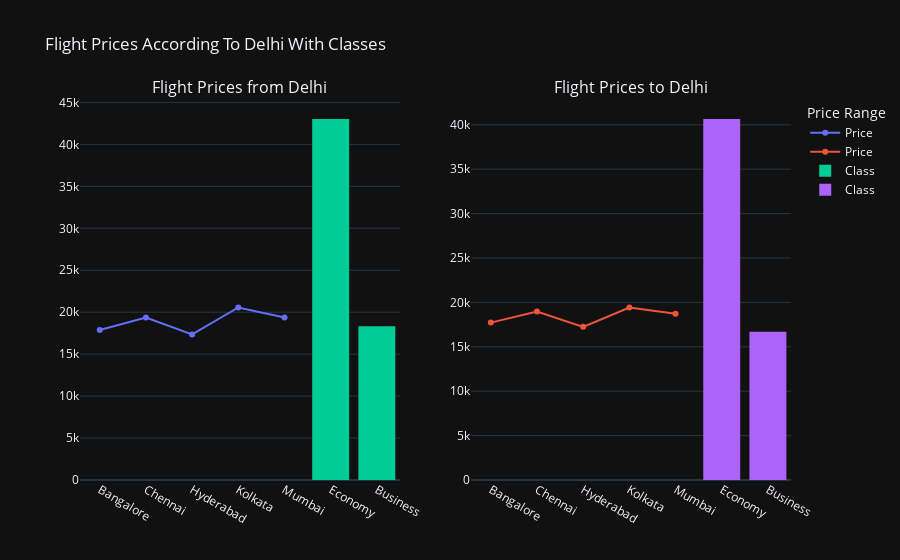

The code cell stored with this chart in its notebook:
### Code cell
delhi = df[df['source_city'] == 'Delhi']
delhi_rtn = df[df['destination_city'] == 'Delhi']

fig = make_subplots(rows=1, cols=2, subplot_titles=('Flight Prices from Delhi', 'Flight Prices to Delhi'))

agg_df_dest = delhi.groupby('destination_city')['price'].agg(['min', 'mean', 'max']).reset_index()
scatter_dest = go.Scatter(x=agg_df_dest['destination_city'], y=agg_df_dest['mean'], mode='markers+lines', 
                          name='Price', hovertemplate='Mean: %{y:.0f}<br>Min: %{text[0]:.0f}<br>Max: %{text[1]:.0f}',
                          text=[agg_df_dest['min'], agg_df_dest['max']])
fig.add_trace(scatter_dest, row=1, col=1)

agg_df_src = delhi_rtn.groupby('source_city')['price'].agg(['min', 'mean', 'max']).reset_index()
scatter_src = go.Scatter(x=agg_df_src['source_city'], y=agg_df_src['mean'], mode='markers+lines', 
                         name='Price', hovertemplate='Mean: %{y:.0f}<br>Min: %{text[0]:.0f}<br>Max: %{text[1]:.0f}',
                         text=[agg_df_src['min'], agg_df_src['max']])
fig.add_trace(scatter_src, row=1, col=2)

hist_dest = go.Histogram(x=delhi['class'], name='Class', nbinsx=5)
fig.add_trace(hist_dest, row=1, col=1)

hist_src = go.Histogram(x=delhi_rtn['class'], name='Class', nbinsx=5)
fig.add_trace(hist_src, row=1, col=2)

fig.update_layout(title='Flight Prices According To Delhi With Classes', showlegend=True, legend_title_text='Price Range', template='plotly_dark')
# fig.show()

### Figure 1 — Plotly figure (JSON) as saved in the notebook; plotly's stock layout.template omitted (floating-point values rounded to 4 significant figures; data arrays with more than 128 entries replaced by an {"elided": "..."} marker saying what was removed)
{"data": [{"hovertemplate": "Mean: %{y:.0f}<br>Min: %{text[0]:.0f}<br>Max: %{text[1]:.0f}", "mode": "markers+lines", "name": "Price", "text": ["0    3090\n1    1998\n2    2022\n3    2480\n4    2281\nName: min, dtype: int64", "0     85353\n1    104466\n2    114507\n3    117307\n4     95657\nName: max, dtype: int64"], "type": "scatter", "x": ["Bangalore", "Chennai", "Hyderabad", "Kolkata", "Mumbai"], "xaxis": "x", "y": [17880.0, 19370.0, 17350.0, 20570.0, 19360.0], "yaxis": "y"}, {"hovertemplate": "Mean: %{y:.0f}<br>Min: %{text[0]:.0f}<br>Max: %{text[1]:.0f}", "mode": "markers+lines", "name": "Price", "text": ["0    2723\n1    2051\n2    2200\n3    2994\n4    2336\nName: min, dtype: int64", "0    111883\n1    103683\n2     86203\n3    123071\n4    111437\nName: max, dtype: int64"], "type": "scatter", "x": ["Bangalore", "Chennai", "Hyderabad", "Kolkata", "Mumbai"], "xaxis": "x2", "y": [17720.0, 18980.0, 17240.0, 19420.0, 18730.0], "yaxis": "y2"}, {"name": "Class", "nbinsx": 5, "type": "histogram", "x": {"elided": "61343 str values"}, "xaxis": "x", "yaxis": "y"}, {"name": "Class", "nbinsx": 5, "type": "histogram", "x": {"elided": "57360 str values"}, "xaxis": "x2", "yaxis": "y2"}], "layout": {"annotations": [{"font": {"size": 16}, "showarrow": false, "text": "Flight Prices from Delhi", "x": 0.225, "xanchor": "center", "xref": "paper", "y": 1, "yanchor": "bottom", "yref": "paper"}, {"font": {"size": 16}, "showarrow": false, "text": "Flight Prices to Delhi", "x": 0.775, "xanchor": "center", "xref": "paper", "y": 1, "yanchor": "bottom", "yref": "paper"}], "legend": {"title": {"text": "Price Range"}}, "showlegend": true, "title": {"text": "Flight Prices According To Delhi With Classes"}, "xaxis": {"anchor": "y", "domain": [0, 0.45]}, "xaxis2": {"anchor": "y2", "domain": [0.55, 1]}, "yaxis": {"anchor": "x", "domain": [0, 1]}, "yaxis2": {"anchor": "x2", "domain": [0, 1]}}}
